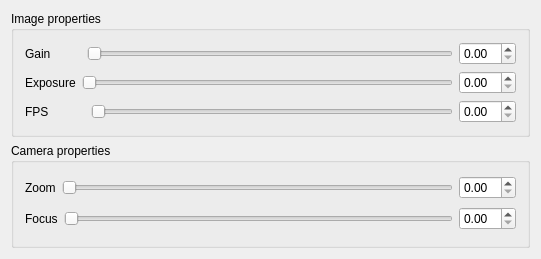
<?xml version="1.0" encoding="UTF-8"?>
<ui version="4.0">
 <class>AravisGigEControllerGUI</class>
 <widget class="QWidget" name="AravisGigEControllerGUI">
  <property name="geometry">
   <rect>
    <x>0</x>
    <y>0</y>
    <width>541</width>
    <height>259</height>
   </rect>
  </property>
  <property name="windowTitle">
   <string>AravisGigEControllerGUI</string>
  </property>
  <layout class="QVBoxLayout" name="verticalLayout_3">
   <item>
    <widget class="QGroupBox" name="imageGroupBox">
     <property name="title">
      <string>Image properties</string>
     </property>
     <layout class="QVBoxLayout" name="verticalLayout_2">
      <item>
       <layout class="QHBoxLayout" name="horizontalLayout_3">
        <item>
         <widget class="QLabel" name="gainLabel">
          <property name="text">
           <string>Gain         </string>
          </property>
         </widget>
        </item>
        <item>
         <widget class="QSlider" name="gainSlider">
          <property name="orientation">
           <enum>Qt::Horizontal</enum>
          </property>
         </widget>
        </item>
        <item>
         <widget class="QDoubleSpinBox" name="gainSpinBox"/>
        </item>
       </layout>
      </item>
      <item>
       <layout class="QHBoxLayout" name="horizontalLayout_4">
        <item>
         <widget class="QLabel" name="exposureLabel">
          <property name="text">
           <string>Exposure</string>
          </property>
         </widget>
        </item>
        <item>
         <widget class="QSlider" name="exposureSlider">
          <property name="orientation">
           <enum>Qt::Horizontal</enum>
          </property>
         </widget>
        </item>
        <item>
         <widget class="QDoubleSpinBox" name="exposureSpinBox"/>
        </item>
       </layout>
      </item>
      <item>
       <layout class="QHBoxLayout" name="horizontalLayout_5">
        <item>
         <widget class="QLabel" name="fpsLabel">
          <property name="text">
           <string>FPS           </string>
          </property>
         </widget>
        </item>
        <item>
         <widget class="QSlider" name="fpsSlider">
          <property name="orientation">
           <enum>Qt::Horizontal</enum>
          </property>
         </widget>
        </item>
        <item>
         <widget class="QDoubleSpinBox" name="fpsSpinBox"/>
        </item>
       </layout>
      </item>
     </layout>
    </widget>
   </item>
   <item>
    <widget class="QGroupBox" name="cameraGroupBox">
     <property name="title">
      <string>Camera properties</string>
     </property>
     <layout class="QVBoxLayout" name="verticalLayout">
      <item>
       <layout class="QHBoxLayout" name="horizontalLayout">
        <item>
         <widget class="QLabel" name="zoomLabel">
          <property name="text">
           <string>Zoom</string>
          </property>
         </widget>
        </item>
        <item>
         <widget class="QSlider" name="zoomSlider">
          <property name="orientation">
           <enum>Qt::Horizontal</enum>
          </property>
         </widget>
        </item>
        <item>
         <widget class="QDoubleSpinBox" name="zoomSpinBox"/>
        </item>
       </layout>
      </item>
      <item>
       <layout class="QHBoxLayout" name="horizontalLayout_2">
        <item>
         <widget class="QLabel" name="focusLabel">
          <property name="text">
           <string>Focus</string>
          </property>
         </widget>
        </item>
        <item>
         <widget class="QSlider" name="focusSlider">
          <property name="orientation">
           <enum>Qt::Horizontal</enum>
          </property>
         </widget>
        </item>
        <item>
         <widget class="QDoubleSpinBox" name="focusSpinBox"/>
        </item>
       </layout>
      </item>
     </layout>
    </widget>
   </item>
  </layout>
 </widget>
 <layoutdefault spacing="6" margin="11"/>
 <resources/>
 <connections/>
</ui>
